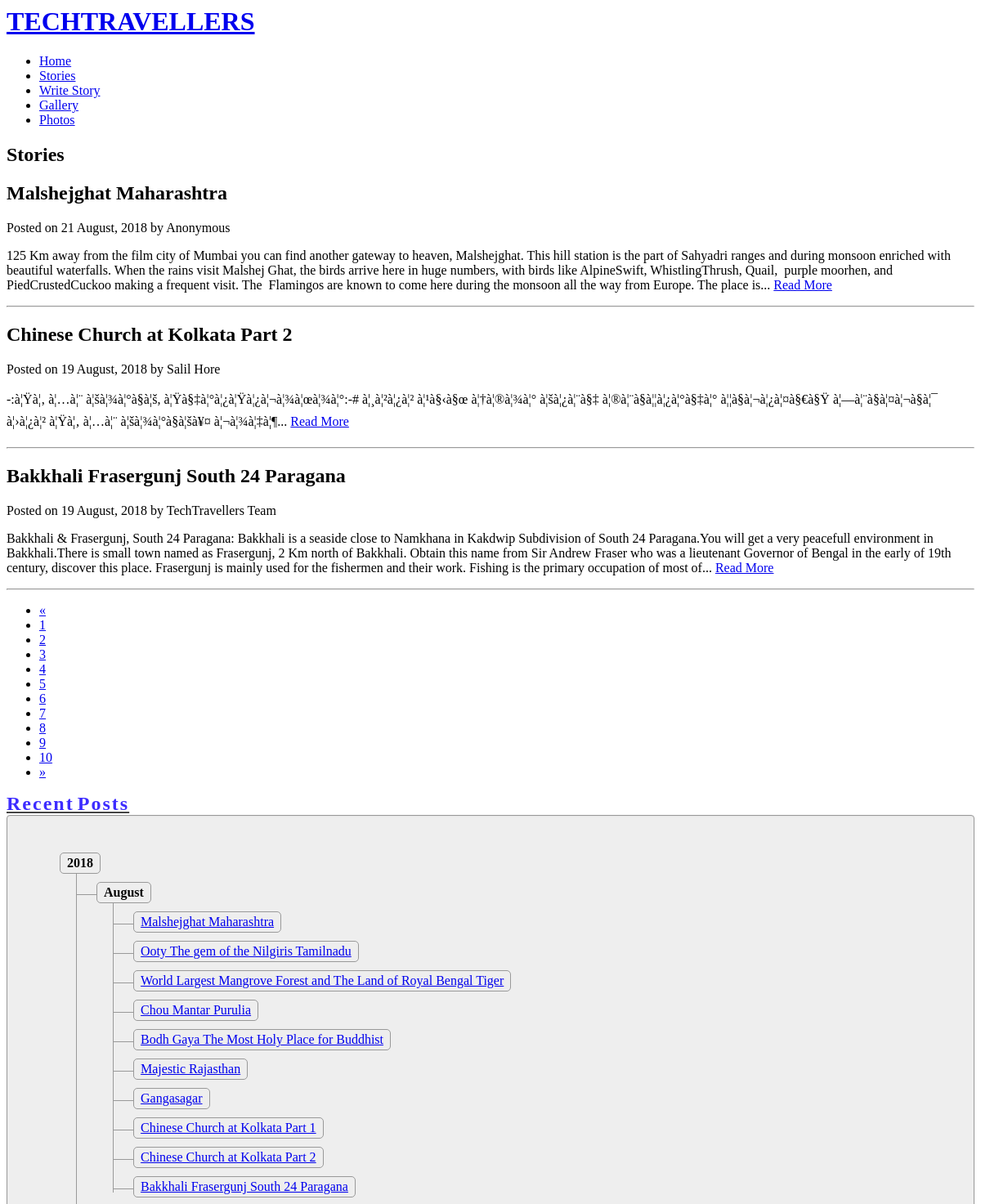
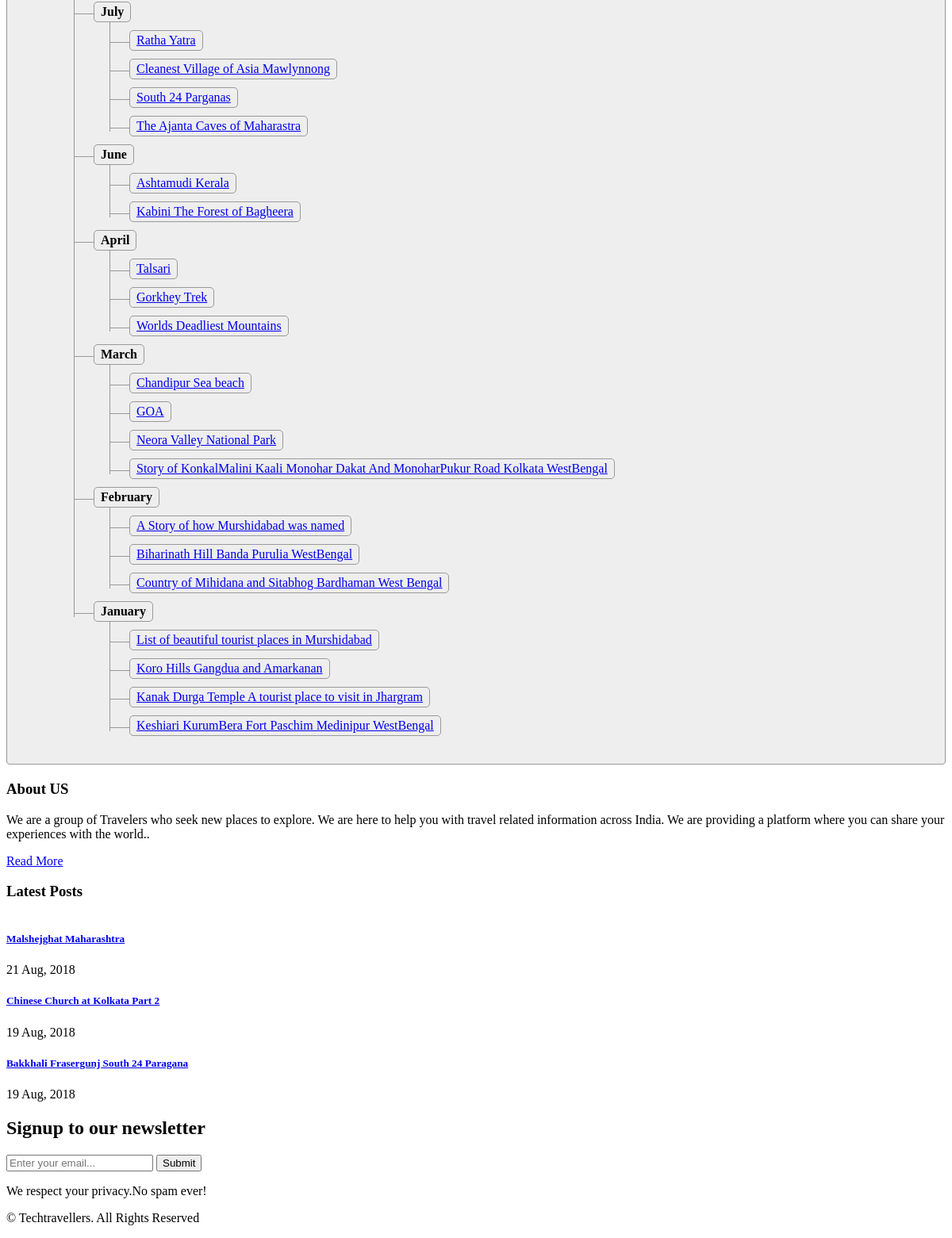
Page /stories_amlan.php on the committed database (2 pictures, top to bottom).
### tables this page shows
CREATE TABLE `blog_details` (
  `blog_id` int(11) NOT NULL,
  `name` varchar(45) DEFAULT NULL,
  `email` varchar(45) DEFAULT NULL,
  `title` varchar(1500) DEFAULT NULL,
  `story` longtext,
  `ipaddress` varchar(45) DEFAULT NULL,
  `datetime` varchar(45) DEFAULT NULL,
  `date` varchar(45) DEFAULT NULL
);

### stories_amlan.php (the view, shortened to what this page needs)
<?php
include "db/db_connect.php";
?>
<!DOCTYPE HTML>
<html>
<head>
<?php
	include "library.php";
?>
<link href="css/animate.css" rel="stylesheet" type="text/css" media="all">
</head>
<body>
		<div class="banner two" id="home">
		<div class="header-bottom">
		     <div class="container">
			   <div class="fixed-header">
			       <div class="logo">
						<a href="index"><h1>TECHTRAVELLERS</h1></a>
				   </div>
					<div class="top-menu">
							<nav class="link-effect-4" id="link-effect-4">
                               <ul>
									<li class=""><a data-hover="Home" href="index">Home</a></li>
									<li><a data-hover="Stories" href="stories">Stories</a></li>
                                                                        <li><a data-hover="" href="storyEntry">Write Story</a></li>
                                                                         <li><a data-hover="Gallery" href="gallery">Gallery</a></li>
									<li><a data-hover="Photos" href="addPhoto" >Photos</a></li>
								</ul>
							</nav>
							</div>
			 </div>
		</div>
	</div>
	</div>
      <div class="blog-section">
		<div class="container">
		  <h2 class="single">Stories</h2>
		   <div class="blog-top">
			   <div class="col-md-14 col-sm-14 col-lg-14">
				<div class="col-md-8 col-sm-8 col-lg-8">
					<?php
                                            if(isset($_GET['page'])){
                                                $page = $_GET['page'];
                                            }else{
                                                $page = "";
                                            }
                                            if($page == "" || $page == "1"){
                                                $page1 = 0;
                                            }else{
                                                $page1 = ($page*3)-3;
                                            }
						$sql = "select * from blog_details order by date desc limit $page1,3";
						$result = mysqli_query($con,$sql);
                                                while($row = mysqli_fetch_assoc($result)){
                                                    $date = $row['date'];
                                        ?>
                                        <div class="page-header">
                                            <h2 class="wow slideInUp" stye="font-family: 'Merriweather', serif;" data-wow-duration="1s" data-wow-delay=".3s"><?php echo $row['title'];?></h2>
                                        </div>
                                        <p class="post wow slideInDown"  data-wow-duration="1s" data-wow-delay=".3s">Posted on <?php echo date('j F', strtotime($date)).", ".date('Y', strtotime($date));?> by <?php echo $row['name'];?></p>
					   <p Class="wow slideInUp"  data-wow-duration="1s" data-wow-delay=".3s">
								<?php
                                                                $string = strip_tags(htmlspecialchars_decode($row['story']));
                                                                if (strlen($string) > 100) {
                                                                    $stringCut = substr($string, 0, 500);
                                                                    $endPoint = strrpos($stringCut, ' ');
                                                                    $string = $endPoint? substr($stringCut, 0, $endPoint):substr($stringCut, 0);
                                                                    $title = str_replace(' ', '-', $row['title']);
                                                                    $string .= '... <a href="blog/'.$title.'">Read More</a>';
                                                                }
                                                                  echo $string;
                                                                ?>
					   </p>
                                           <hr>
                                        <?php
                                                }
					?>
                                        <?php
						$sql = "select count(*) as stories_no from blog_details";
						$result = mysqli_query($con,$sql);
						$row = mysqli_fetch_assoc($result);
						$no_of_stories = $row['stories_no'];
                                                $no = $no_of_stories/3;
                                                $no = ceil($no);
                                        ?>
                                             <nav aria-label="Page navigation">
                                                <ul class="pagination">
                                                  <li>
                                                    <a href="#" aria-label="Previous">
                                                      <span aria-hidden="true">&laquo;</span>
                                                    </a>
                                                  </li>
                                        <?php
                                                for($i=1; $i<=$no ; $i++){
                                        ?>
                                                  <li><a href="stories/<?php echo $i;?>"><?php echo $i;?></a></li>
                                        <?php
                                                }
					?>
                                                  <li>
                                                    <a href="#" aria-label="Next">
                                                      <span aria-hidden="true">&raquo;</span>
                                                    </a>
                                                  </li>
                                                </ul>
                                              </nav>
				</div>
								<div class="col-md-4">
                                                                    <div id="demoFont">Recent Posts</div>
                                    <div class="tree well">
                                        <ul>
                                            <?php
                                                    $sqlBlogYear = "SELECT DISTINCT(EXTRACT(YEAR FROM date)) as YEAR FROM blog_details";
                                                    $resultBlogYear = mysqli_query($con,$sqlBlogYear);
                                                    while($rowBlogYear = mysqli_fetch_assoc($resultBlogYear)){
                                                            $blogYear = $rowBlogYear['YEAR'];
                                            ?>
                                            <li>
                                                <span style="font-weight: bold;"><i class="icon-folder-open"></i> <?php echo $blogYear;?></span>
                                                <ul>
                                                    <?php
                                                        $sqlBlogMonth = "SELECT DISTINCT(MONTH(date)) as MONTH FROM blog_details WHERE YEAR(date)='$blogYear' order by date desc";
                                                        $resultBlogMonth = mysqli_query($con,$sqlBlogMonth);
                                                        while($rowBlogMonth = mysqli_fetch_assoc($resultBlogMonth)){
                                                            $blogMonth = $rowBlogMonth['MONTH'];
                                                            $monthName = date('F', mktime(0, 0, 0, $blogMonth, 10));
                                                    ?>
                                                    <li>
                                                            <span style="font-weight: bold;"><i class="icon-minus-sign"></i> <?php echo $monthName;?></span>
                                                        <ul>
                                                             <?php
                                                                $sqlBlogData = "SELECT title FROM blog_details WHERE YEAR(`date`) = '$blogYear' AND MONTH(`date`) = '$blogMonth'";
                                                                $resultBlogData = mysqli_query($con,$sqlBlogData);
                                                                while($rowBlogData = mysqli_fetch_assoc($resultBlogData)){
                                                                    $blogTitle = $title = str_replace(' ', '-', $rowBlogData['title']);
                                                            ?>
                                                            <li>
                                                                <span style='font-size:px;'><i class="icon-leaf"></i> <a href="blog/<?php echo $blogTitle;?>"><?php echo $rowBlogData['title'];?></a></span>
                                                            </li>
                                                            <?php
                                                                }
                                                            ?>
                                                        </ul>
                                                    </li>
                                                    <?php
                                                        }
                                                    ?>
                                                </ul>
                                            </li>
                                            <?php
                                                }
                                            ?>
                                        </ul>
                                    </div>
                                </div>
                            </div>
		</div>
	  </div>
	</div>
		<?php include 'footer.php';?>
</body>
</html>

### footer.php (shortened to what this page needs)
<footer>
    <div class="container">
        <div class="row">
            <div class="col-lg-4 footer-grid-agileits-w3ls text-left" data-aos="fade-down">
                <h3>About US</h3>
                <p>We are a group of Travelers who seek new places to explore. We are here to help you with travel related information across India. We are providing a platform where you can share your experiences with the world..</p>
                <div class="read">
                    <a href="about" class="btn btn-primary read-m">Read More</a>
                </div>
            </div>
            <div class="col-lg-4 footer-grid-agileits-w3ls text-left">
                <div class="tech-btm" data-aos="fade-down">
                    <h3>Latest Posts</h3>
                    <?php
                    $sql = "select date,title,story,name,blog_id from blog_details order by date desc limit 3";
                    $result = mysqli_query($con, $sql);
                    while ($row = mysqli_fetch_assoc($result)) {
                        $title = str_replace(' ', '-', $row['title']);
                        $date = $row['date'];
                        $updatedDate = date('d M, Y', strtotime($date));
                        ?>
                        <div class="blog-grids row mb-3">
                            <div class="col-md-7 blog-grid-right">
                                <h5>
                                    <a href="blog/<?php echo $title ?>"> <?php echo str_replace('-', ' ', $row['title']) ?> </a>
                                </h5>
                                <div class="sub-meta">
                                    <span>
                                        <i class="far fa-clock"></i> <?php echo $updatedDate ?></span>
                                </div>
                            </div>
                        </div>
                        <?php $i++;
                    }
                    ?>
                </div>
            </div>
            <div class="col-lg-4 subscribe-main footer-grid-agileits-w3ls text-left" data-aos="fade-down">
                <h2>Signup to our newsletter</h2>
                <div class="subscribe-main text-left">
                    <div class="subscribe-form">
                        <form action="#" method="post" class="subscribe_form">
                            <input class="form-control" type="email" placeholder="Enter your email..." required="">
                            <button type="submit" class="btn btn-primary submit">Submit</button>
                        </form>
                    </div>
                    <p>We respect your privacy.No spam ever!</p>
                </div>
            </div>
        </div>
        <div class="footer-cpy text-center">
            <div class="w3layouts-agile-copyrightbottom">
                <p>© Techtravellers. All Rights Reserved
                </p>
            </div>
        </div>
    </div>
</footer>

### stories_amlan.php (style rules this page uses)
.tree { min-height:20px; padding:19px; margin-bottom:20px; background-color:#fbfbfb; border:1px solid #999; -webkit-border-radius:4px; -moz-border-radius:4px; border-radius:4px; -webkit-box-shadow:inset 0 1px 1px rgba(0, 0, 0, 0.05); -moz-box-shadow:inset 0 1px 1px rgba(0, 0, 0, 0.05); box-shadow:inset 0 1px 1px rgba(0, 0, 0, 0.05) }
.tree li { list-style-type:none; margin:0; padding:10px 5px 0 5px; position:relative; }
.tree li::before, .tree li::after { content:''; left:-20px; position:absolute; right:auto }
.tree li::before { border-left:1px solid #999; bottom:50px; height:100%; top:0; width:1px }
.tree li::after { border-top:1px solid #999; height:20px; top:25px; width:25px }
.tree li span { -moz-border-radius:5px; -webkit-border-radius:5px; border:1px solid #999; border-radius:5px; display:inline-block; padding:3px 8px; text-decoration:none }
.tree>ul>li::before, .tree>ul>li::after { border:0 }
.tree li:last-child::before { height:30px }
.well { background-color: #eee; }
#demoFont { font-family: "Palatino Linotype", "Book Antiqua", Palatino, serif; font-size: 24px; letter-spacing: 2px; word-spacing: -3.8px; color: #3D2CFF; font-weight: 700; text-decoration: underline solid rgb(68, 68, 68); font-style: normal; font-variant: normal; text-transform: none; }

### rows in the picture
blog_details: title "Malshejghat Maharashtra", date "21 August", date "2018", name "Anonymous", story "125 Km away from the film city of Mumbai you can find another gateway to heaven, Malshejghat. This hill station is the part of Sahyadri ranges and during monsoon enriched with beautiful waterfalls. When the rains visit Malshej Ghat, the birds arrive here in huge numbers, with birds like AlpineSwift, WhistlingThrush, Quail, purple moorhen, and PiedCrustedCuckoo making a frequent visit. The Flamingos are known to come here during the monsoon all the way from Europe. The place is", date "21 Aug, 2018"
blog_details: title "Chinese Church at Kolkata Part 2", date "19 August", date "2018", name "Salil Hore", story "-:à¦Ÿà¦‚ à¦…à¦¨ à¦šà¦¾à¦°à§à¦š, à¦Ÿà§‡à¦°à¦¿à¦Ÿà¦¿à¦¬à¦¾à¦œà¦¾à¦°:-# à¦¸à¦²à¦¿à¦² à¦¹à§‹à§œ à¦†à¦®à¦¾à¦° à¦šà¦¿à¦¨à§‡ à¦®à¦¨à§à¦¦à¦¿à¦°à§‡à¦° à¦¦à§à¦¬à¦¿à¦¤à§€à§Ÿ à¦—à¦¨à§à¦¤à¦¬à§à¦¯ à¦›à¦¿à¦² à¦Ÿà¦‚ à¦…à¦¨ à¦šà¦¾à¦°à§à¦šà¥¤ à¦¬à¦¾à¦‡à¦¶", date "19 Aug, 2018"
blog_details: title "Bakkhali Frasergunj South 24 Paragana", date "19 August", date "2018", name "TechTravellers Team", story "Bakkhali & Frasergunj, South 24 Paragana: Bakkhali is a seaside close to Namkhana in Kakdwip Subdivision of South 24 Paragana.You will get a very peacefull environment in Bakkhali.There is small town named as Frasergunj, 2 Km north of Bakkhali. Obtain this name from Sir Andrew Fraser who was a lieutenant Governor of Bengal in the early of 19th century, discover this place. Frasergunj is mainly used for the fishermen and their work. Fishing is the primary occupation of most of", date "19 Aug, 2018"
blog_details: title "Ooty The gem of the Nilgiris Tamilnadu"
blog_details: title "World Largest Mangrove Forest and The Land of Royal Bengal Tiger"
blog_details: title "Chou Mantar Purulia"
blog_details: title "Bodh Gaya The Most Holy Place for Buddhist"
blog_details: title "Majestic Rajasthan"
blog_details: title "Gangasagar"
blog_details: title "Chinese Church at Kolkata Part 1"
blog_details: title "Ratha Yatra"
blog_details: title "Cleanest Village of Asia Mawlynnong"
blog_details: title "South 24 Parganas"
blog_details: title "The Ajanta Caves of Maharastra"
blog_details: title "Ashtamudi Kerala"
blog_details: title "Kabini The Forest of Bagheera"
blog_details: title "Talsari"
blog_details: title "Gorkhey Trek"
blog_details: title "Worlds Deadliest Mountains"
blog_details: title "Chandipur Sea beach"
blog_details: title "GOA"
blog_details: title "Neora Valley National Park"
blog_details: title "Story of KonkalMalini Kaali Monohar Dakat And MonoharPukur Road Kolkata WestBengal"
blog_details: title "A Story of how Murshidabad was named"
blog_details: title "Biharinath Hill Banda Purulia WestBengal"
blog_details: title "Country of Mihidana and Sitabhog Bardhaman West Bengal"
blog_details: title "List of beautiful tourist places in Murshidabad"
blog_details: title "Koro Hills Gangdua and Amarkanan"
blog_details: title "Kanak Durga Temple A tourist place to visit in Jhargram"
blog_details: title "Keshiari KurumBera Fort Paschim Medinipur WestBengal"

### other values in the picture
$blogYear "2018"
$monthName "August"
$monthName "July"
$monthName "June"
$monthName "April"
$monthName "March"
$monthName "February"
$monthName "January"
